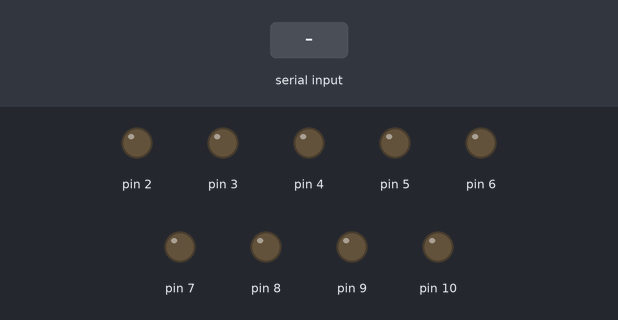
This sketch was run on a simulated Arduino Uno, built for the host (arithmetic inside an expression is 32-bit, double 64-bit). Shown: output pins drawn as LEDs (lit = HIGH). Inputs (shaded band) come from the test bench.

Above: at 1.2 s.
1.3 s: "7" received over Serial
At 1.9 s:
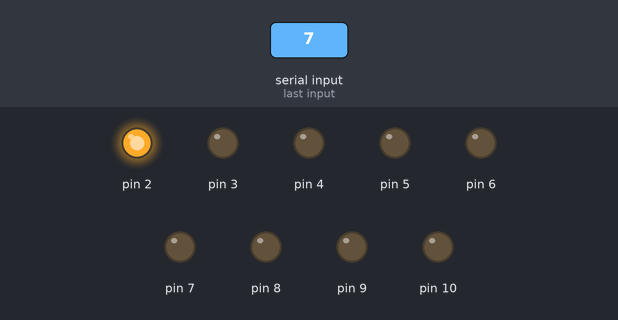
2.8 s: "8" received over Serial
At 4.0 s:
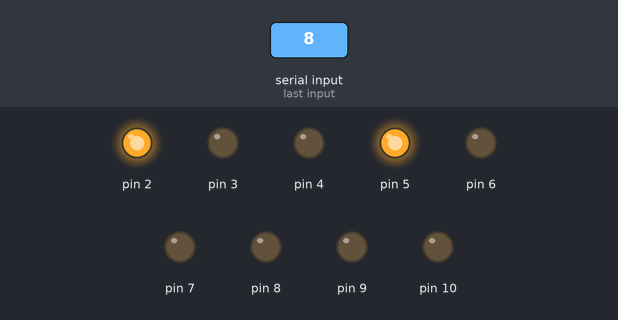
4.3 s: "9" received over Serial
At 5.4 s:
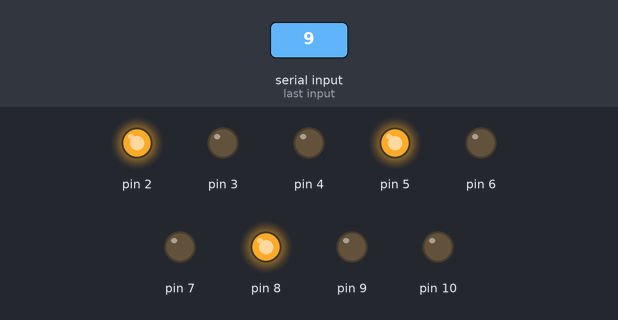
5.8 s: "4" received over Serial
At 6.5 s:
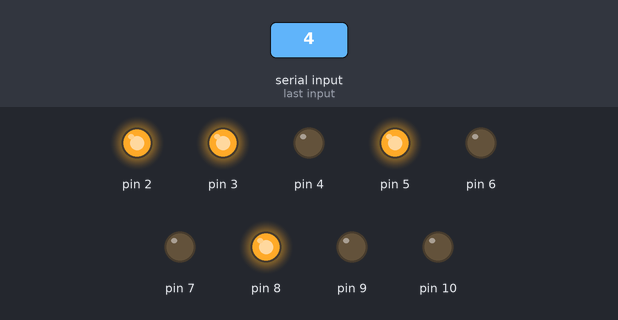
7.3 s: "5" received over Serial
At 7.6 s:
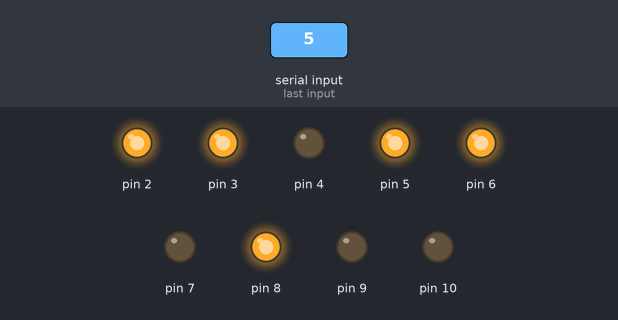
8.8 s: "6" received over Serial
At 10.0 s:
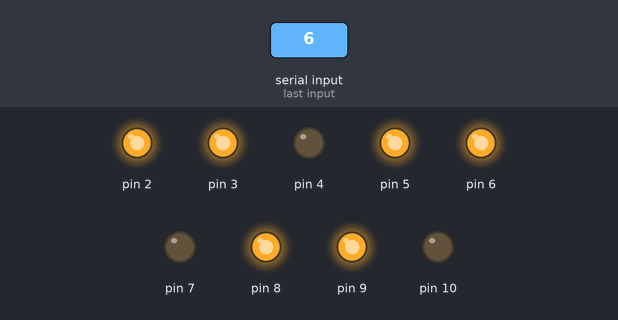
Timing chart, 0 to 11.3 s (numbered marks = the images above; inputs shaded):
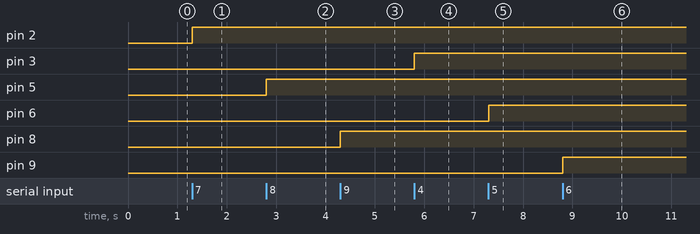

The sketch:

KEYPAD.ino
```cpp
void setup()
{
pinMode(2 ,OUTPUT);pinMode(3 ,OUTPUT);pinMode(4 ,OUTPUT);
pinMode(5 ,OUTPUT);pinMode(6 ,OUTPUT);pinMode(7 ,OUTPUT);
pinMode(8 ,OUTPUT);pinMode(9 ,OUTPUT);pinMode(10 ,OUTPUT);
 Serial.begin(9600);
 }
 int i,j;
 int t=80;
 int a[][3]=
{{a[0][0]=2 ,a[0][1]=5 ,a[0][2]=8} ,
{a[1][0]=3 ,a[1][1]=6 ,a[1][2]=9} ,
{a[2][0]=4 ,a[2][1]=7 ,a[2][2]=10}};
int c=0;
int low=0;
void loop()
{
  c=Serial.read();

  if(c=='7')
  {i=0;j=0;
    digitalWrite(a[i][j],HIGH);
  delay(t);
  if(low==1)
  digitalWrite(a[i][j],LOW);
}
  if(c=='8')
  {i=0;j=1;
    digitalWrite(a[i][j],HIGH);
  delay(t);
  if(low==1)
  digitalWrite(a[i][j],LOW);
}


  if(c=='9')
  {i=0;j=2;
    digitalWrite(a[i][j],HIGH);
  delay(t);
  if(low==1)
  digitalWrite(a[i][j],LOW);
}


  if(c=='4')
  {i=1;j=0;
    digitalWrite(a[i][j],HIGH);
  delay(t);
  if(low==1)
  digitalWrite(a[i][j],LOW);
}
  if(c=='5')
  {i=1;j=1;
    digitalWrite(a[i][j],HIGH);
  delay(t);
  if(low==1)
  digitalWrite(a[i][j],LOW);
}
  if(c=='6')
  {i=1;j=2;
    digitalWrite(a[i][j],HIGH);
  delay(t);
  if(low==1)
  digitalWrite(a[i][j],LOW);
}
  if(c=='1')
  {i=2;j=0;
    digitalWrite(a[i][j],HIGH);
  delay(t);
  if(low==1)
  digitalWrite(a[i][j],LOW);
}
  if(c=='2')
  {i=2;j=1;
    digitalWrite(a[i][j],HIGH);
  delay(t);
  if(low==1)
  digitalWrite(a[i][j],LOW);
}

  if(c=='3')
  {i=2;j=2;
    digitalWrite(a[i][j],HIGH);
  delay(t);
  if(low==1)
  digitalWrite(a[i][j],LOW);
}


  if(c=='c')
  { delay(10);
for(int i=0;i<3;i++)
for(j=0;j<3;j++)
{digitalWrite(a[i][j],LOW);delay(40);}
}
}//lastt
```

Measured:
- after the input at 1.3 s, pin 2: LOW → HIGH at once
- after the input at 2.8 s, pin 5: LOW → HIGH at once
- after the input at 4.3 s, pin 8: LOW → HIGH at once
- after the input at 5.8 s, pin 3: LOW → HIGH at once
- after the input at 7.3 s, pin 6: LOW → HIGH at once
- after the input at 8.8 s, pin 9: LOW → HIGH at once
